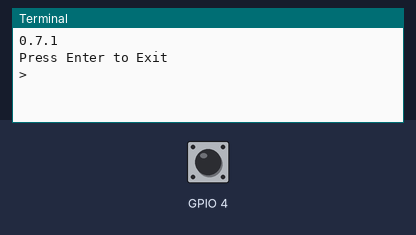
Bench run of a program on a simulated Raspberry Pi (BCM pin numbers). On the bench: the last lines printed to the terminal. Inputs (shaded band) come from the test bench; at power-on: GPIO 4 HIGH.

Above: at 1.2 s.
1.3 s: GPIO 4 driven LOW
At 1.8 s:
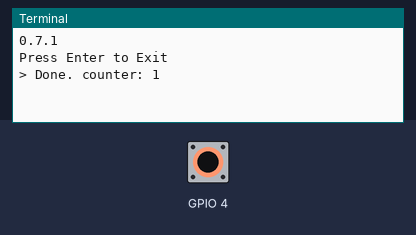
2.8 s: GPIO 4 pulsed HIGH 2 times (0.12 s each, 0.3 s apart)
At 4.0 s:
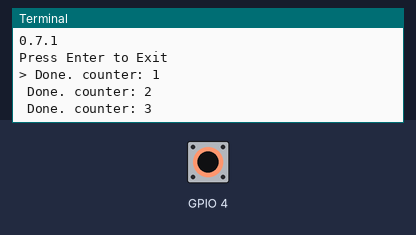

Measured:
- after the input at 1.3 s, the terminal: prints a new line at once (image 1)
- after the input at 2.8 s, the terminal: prints a new line after 0.12 s (image 2)

The program:

GPIO_Interrupt.py
```python
#!/usr/bin/env python

import RPi.GPIO as GPIO

print GPIO.VERSION

GPIO.setmode(GPIO.BCM)


GPIO.setup(4, GPIO.IN)
globalCounter = 0


def myInterrupt(channel):
    global globalCounter
    globalCounter += 1
    print " Done. counter:" , globalCounter


GPIO.add_event_detect(4, GPIO.FALLING, callback=myInterrupt)

try:
    raw_input("Press Enter to Exit\n>")
except KeyboardInterrupt:
    GPIO.cleanup() # clean up GPIO on CTRL+C exit
    GPIO.remove_event_detect(4)

GPIO.remove_event_detect(4)
GPIO.cleanup() # clean up GPIO on normal exit
```
